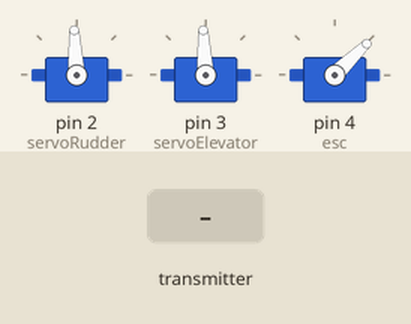
Recording of a sketch running on a simulated Arduino Uno, built with avr-gcc and run on an emulated ATmega328P. Parts: 3 × servo. Inputs (shaded band) come from the test bench. No radio packets arrive unless stated; what the sketch prints to the serial monitor is not drawn.

Above: at 3.2 s.
3.3 s: the transmitter starts sending throttle = 64
At 3.6 s:
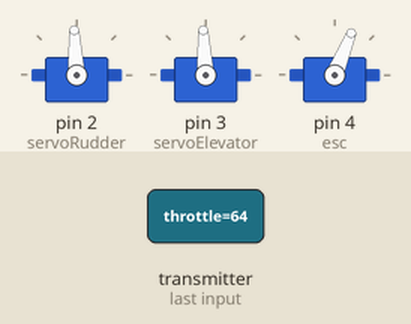
4.8 s: the transmitter starts sending pitch = 0
At 6.0 s:
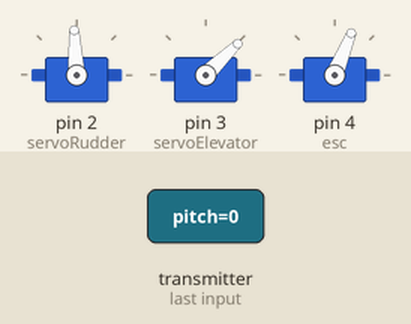
6.3 s: the transmitter starts sending roll = 0
At 7.0 s:
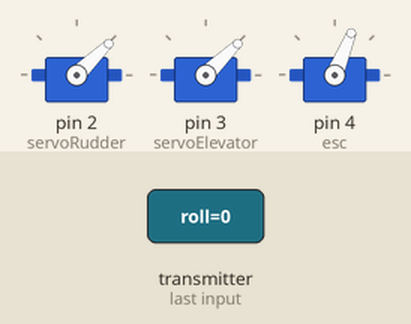
7.8 s: the transmitter starts sending throttle = 0
At 8.3 s:
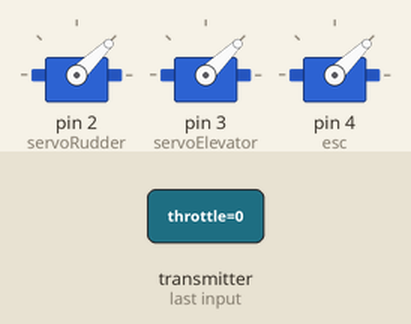
9.3 s: the transmitter starts sending pitch = 64
At 10.5 s:
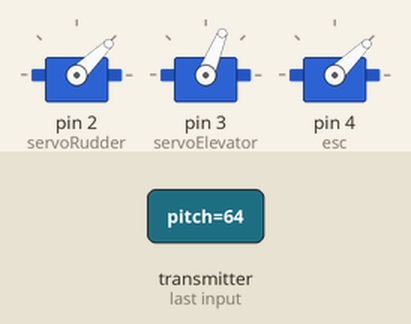
10.8 s: the transmitter starts sending roll = 128
At 11.7 s:
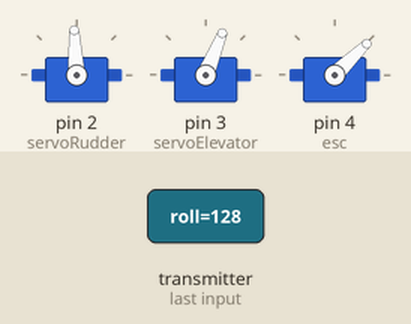
Timing chart, 0 to 13.3 s (numbered marks = the images above; inputs shaded):
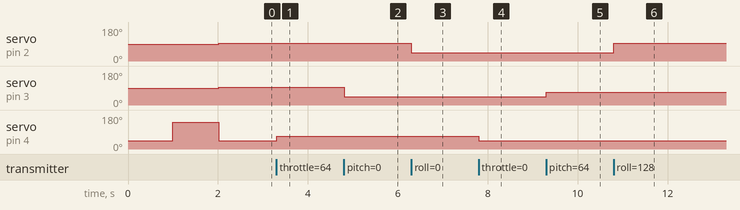

Measured:
- after the input at 3.3 s, servo on pin 4 (esc): 44° → 68° at once
- after the input at 4.8 s, servo on pin 3 (servoElevator): 93° → 44° at once
- after the input at 6.3 s, servo on pin 2 (servoRudder): 93° → 44° at once
- after the input at 7.8 s, servo on pin 4 (esc): 68° → 44° at once
- after the input at 9.3 s, servo on pin 3 (servoElevator): 44° → 68° at once
- after the input at 10.8 s, servo on pin 2 (servoRudder): 44° → 93° at once

The sketch:

Recepteur.ino
```cpp
/*
  Récepteur pour avion RC utilisant nRF24L01 et servos/ESC
  - Gouvernail (Rudder) sur D2
  - Profondeur (Elevator) sur D3
  - Moteur (ESC) sur D4

  Calibré ESC :
    esc.writeMicroseconds(1000); // Min throttle
    delay(1000);
    esc.writeMicroseconds(2000); // Max throttle
    delay(1000);
    esc.writeMicroseconds(1000); // Retour à min throttle
*/

#include <SPI.h>
#include <nRF24L01.h>
#include <RF24.h>
#include <Servo.h>

// Servos
Servo servoRudder;   // Gouvernail (ch1)
Servo servoElevator; // Profondeur (ch2)
Servo esc;           // Moteur (ch3)

// Structure pour les données reçues (doit correspondre à l'émetteur)
struct Signal {
  byte throttle;  // Gaz (Joystick GAUCHE, haut/bas)
  byte pitch;     // Profondeur (Joystick DROIT, haut/bas)
  byte roll;      // Gouvernail (Joystick DROIT, gauche/droite)
  byte yaw;       // Non utilisé
  byte aux1;      // Non utilisé
  byte aux2;      // Non utilisé
};
Signal data;

const uint64_t pipeIn = 0xABCDABCD71LL; // Même adresse que l'émetteur

RF24 radio(9, 10); // CE, CSN

unsigned long lastRecvTime = 0;

void ResetData() {
  data.throttle = 0;    // Gaz à 0 (moteur arrêté)
  data.pitch = 127;     // Profondeur centrée
  data.roll = 127;      // Gouvernail centré
  data.yaw = 127;
  data.aux1 = 0;
  data.aux2 = 0;
}

void setup() {
  Serial.begin(115200);

  // Attache les servos/ESC aux broches
  servoRudder.attach(2);   // Gouvernail sur D2
  servoElevator.attach(3); // Profondeur sur D3
  esc.attach(4);            // ESC sur D4 (ou D5 si tu préfères)

  // Initialisation de l'ESC (calibration)
  esc.writeMicroseconds(1000); // Min throttle
  delay(1000);
  esc.writeMicroseconds(2000); // Max throttle
  delay(1000);
  esc.writeMicroseconds(1000); // Retour à min throttle

  // Initialisation du NRF24L01
  radio.begin();
  radio.openReadingPipe(1, pipeIn);
  radio.setChannel(100);
  radio.setAutoAck(false);
  radio.setDataRate(RF24_250KBPS);
  radio.setPALevel(RF24_PA_MAX);
  radio.startListening();

  ResetData();
}

void recvData() {
  while (radio.available()) {
    radio.read(&data, sizeof(Signal));
    lastRecvTime = millis();
  }
}

void loop() {
  recvData();

  // Si aucun signal reçu depuis 1 seconde, réinitialiser
  if (millis() - lastRecvTime > 1000) {
    ResetData();
  }

  // Mapper les valeurs 0-255 vers 1000-2000µs pour les servos/ESC
  int rudderValue = map(data.roll, 0, 255, 1000, 2000);    // Gouvernail
  int elevatorValue = map(data.pitch, 0, 255, 1000, 2000); // Profondeur
  int throttleValue = map(data.throttle, 0, 255, 1000, 2000); // Gaz

  // Écrire les valeurs sur les servos/ESC
  servoRudder.writeMicroseconds(rudderValue);
  servoElevator.writeMicroseconds(elevatorValue);
  esc.writeMicroseconds(throttleValue);

  // Affichage pour débogage (optionnel)
  Serial.print("Rudder: ");
  Serial.print(rudderValue);
  Serial.print(" | Elevator: ");
  Serial.print(elevatorValue);
  Serial.print(" | Throttle: ");
  Serial.println(throttleValue);
}
```
